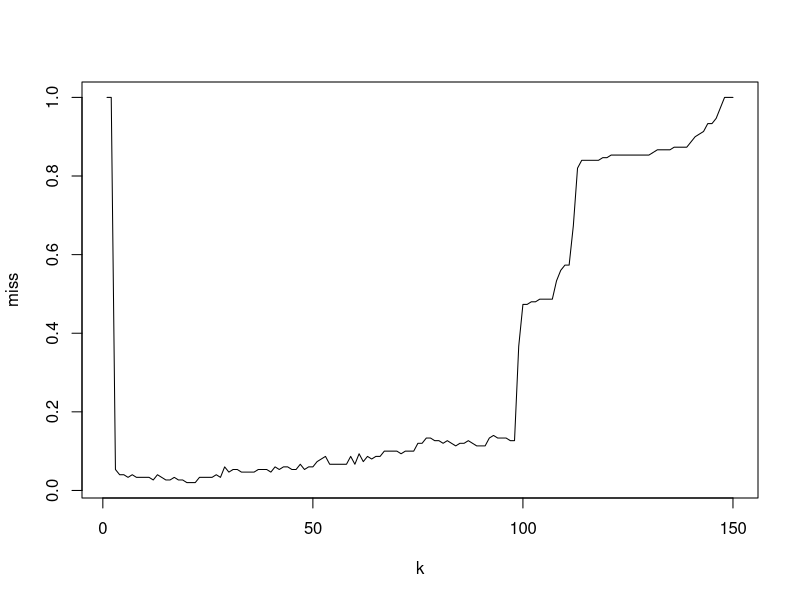
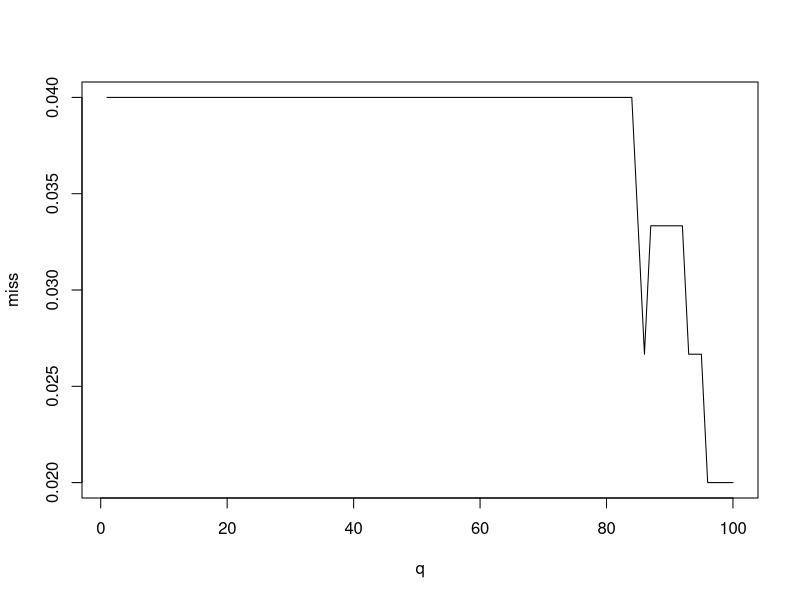
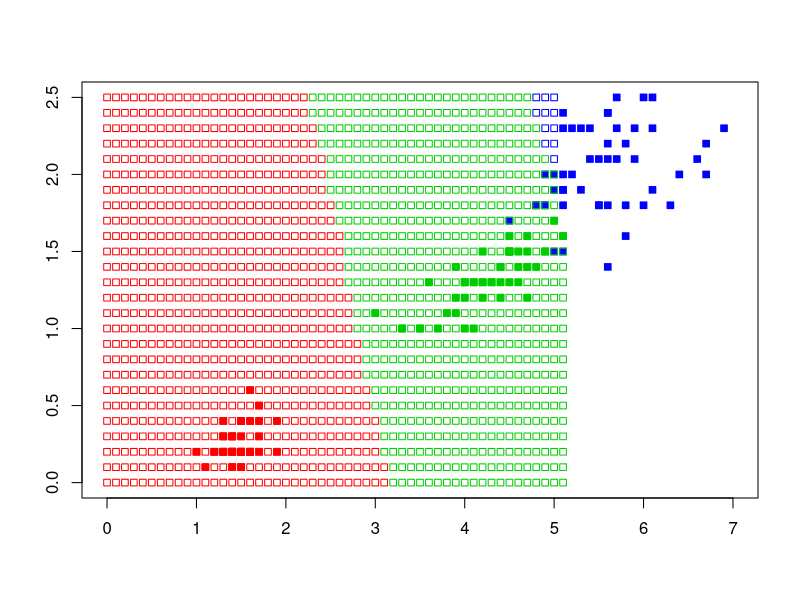

Recreate these plots in R, in order. (Note: a time limit stopped this script after it produced the figures.)

euclid <- function(x, y){
  sqrt(sum((x - y)^2))
}

distanses <- function(x, y, param = NA, metric = euclid) {
  l <- dim(y)[1]
  
  if(is.na(param)) {
    param <- c(1:4)
  }
  
  dist <- matrix(NA, l, 2)
  
  for(i in 1:l) {
    a <- c(i, metric(x[param], y[i, param]))
    dist[i, ] <- a
  }
  
  ordY <- y[order(dist[, 2]), ]
  return (ordY)
}

kwNN <- function(x, q = 0.7) {
  cnt <- c(0, 0, 0)
  names(cnt) <- names(table(x$Species))
  l <- dim(x)[1]
  
  for (i in 1:l) {
    cnt[x$Species[i]] <- cnt[x$Species[i]] + 1 * (q ^ (i - 1))
  }
  
  return(names(which.max(cnt)))
}

simpl_kNN <- function(x) {
  tmp <- table(x$Species)
  return(names(which.max(tmp)))
}

kNN <- function(x, y, k = NA, q = NA, mode = simpl_kNN, rall = FALSE) {
  #возвращает класс
  
  orderY <- distanses(x, y)
  
  if(rall) {
    return(orderY)
  }
  
  res <- 0
  if(is.na(q) && !is.na(k) ) {
    
  res <- simpl_kNN(orderY[1:k, ])
  
  } else if(!is.na(q) && is.na(k)) {
    res <- kwNN(orderY, q)
  
  } else if(!is.na(q) && !is.na(k)) {
    
    res <- kwNN(orderY[1:k, ], q)
  }
  
  return(res)
}

for_plot <- function(x, d){1 - x/d}

LOO <- function(y, classifier = kNN, bounds = 1:150) {
  results <- integer(bounds[which.max(bounds)])
  l = dim(y)[1]
  for (z in 1:l) {
    d = y[z, ]
    cat(z)
    tmp <- classifier(d, iris, l, mode = simpl_kNN, rall = TRUE)
    for (i in 3:l) {
      tclass <- simpl_kNN(tmp[1:i,][-1, ])
      results[i] <- results[i] + 1 * (d$Species == tclass)
    }
  }
  print(results)
  plot(for_plot(results, 150), type = 'l', xlab = "k", ylab = "miss")
  
  return(which.max(results))
}


best_k <- LOO(iris)


LOOq <- function(y, bestk, classifier = kNN, bounds = 1:150) {
  results <- integer(100)
  l = dim(y)[1]
  
  for (z in bounds) {
    d = y[z, ]
    tmp <- classifier(d, iris, k = bestk, mode = kNN, rall = TRUE)
    
    for (i in 1:100) {
      tclass <- kwNN(tmp[1:bestk,][-1, ], i / 100)
      results[i] <- results[i] + 1 * (d$Species == tclass)
    } 
  }
  print(results)
  plot(for_plot(results, 150), type = 'l', xlab = "q", ylab = "miss")
  #print(which.max(results))
  
  
  return(which.max(results) / 100)
  #return(NA)
}

best_q <- LOOq(iris, best_k)

make_map <- function(colors, classifier = kNN, k = NA, q = NA) {
  #
  plot(1, type="n", xlab="", ylab="", xlim=c(0, 7), ylim=c(0, 2.5))
  points(iris[, 3:4], pch = 22, bg = colors[iris$Species], col 
       = colors[iris$Species], asp = 1)
  
  i = 0
  j = 0
  while (i <= 7) {
    while(j < 2.6) {
     p <- iris[1, ]
     p[3] = i
     p[4] = j
     if(is.na(q)) {
       p$Species <- classifier(p, iris, k)
     } else {
       p$Species <- classifier(p, iris, k, q)
     }
     points(p[3], p[4], pch = 22, col = colors[p$Species], asp = 1)
     j <- j + 1/10
    }
    i <- i + 1/10
    j <- 0
  }
}

colors <- c("setosa" = "red", "versicolor" = "green3", 
            "virginica" = "blue") 
make_map(colors, k = 5)
make_map(colors, k = best_k)
make_map(colors, q = best_q)
make_map(colors, k = 5, q = 0.7)
make_map(colors, k = 7, q = best_q)



x <- iris[sample(1:150, 10), ]
x$Species <- NA


plot(iris[, 3:4], pch = 21, bg = colors[iris$Species], col 
     = colors[iris$Species], asp = 1)

ans <- vector()
for(i in 1:dim(x)[1]) {
  ans <- c(ans, kNN(x[i,], iris, 5))
}

str(ans)

x$Species <- ans
x
points(x[,3], x[,4], pch = 22, bg = colors[x$Species],
       col = colors[x$Species])


make_map(colors, k = best_k)

test <- iris[c(1:7),]
test
test[c(5:7), 5] = "virginica" 

test[c(1:4), 3] = 1
test
for(i in 1:4) {
  test[i, 4] = i
}
test

test[c(5:7), 3] = 6
test
for(i in 2:4) {
  test[3 + i, 4] = i
}
test
x <- test
plot(test[,3], test[,4], pch = 22, bg = colors[test$Species], xlim=c(0, 6), ylim=c(0, 5),
       col = colors[test$Species], asp = 3, cex = 5, xlab = "x", ylab = "y")

test
ans <- vector()
for(i in 1:dim(test)[1]) {
  # ans <- c(ans, kNN(test[i,], test, 7))
  ans <- c(ans, kNN(test[i,], test, 7, q = 0.5))
}

plot(test[,3], test[,4], pch = 22, bg = colors[test$Species], xlim=c(0, 6), ylim=c(0, 5),
     col = colors[test$Species], asp = 3, cex = 5, xlab = "x", ylab = "y")
ans

x$Species <- ans
x
points(x[,3], x[,4], pch = 23,bg = colors[x$Species],
       col = colors[x$Species], cex = 5)
